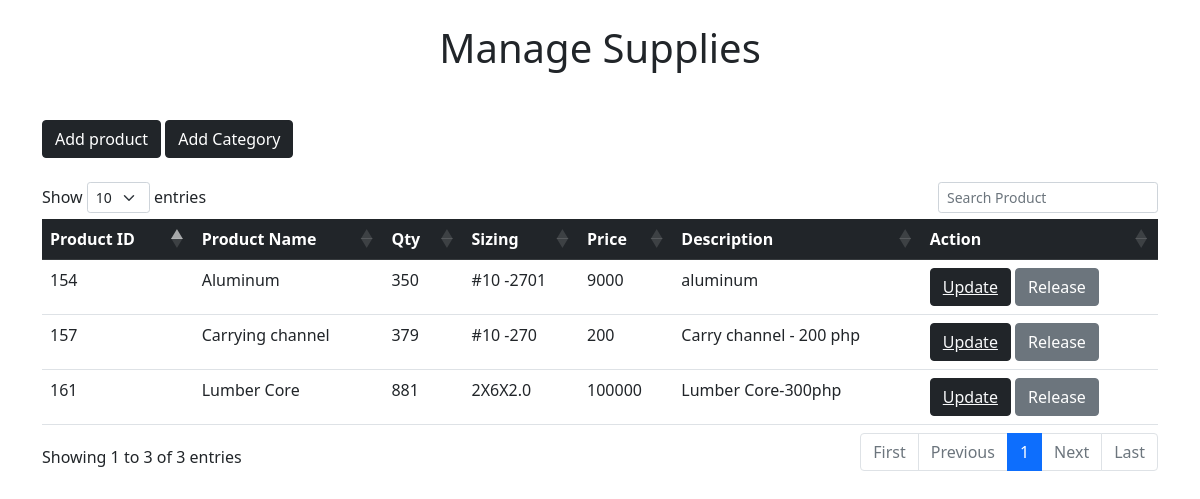
Screenshot of /reserve/stocks.php with the database file from the repository.
### tables this page shows
CREATE TABLE `stock` (
  `id` int(11) NOT NULL,
  `product_id` varchar(50) NOT NULL,
  `category_id` int(11) NOT NULL,
  `product_name` varchar(50) NOT NULL,
  `qty` int(11) NOT NULL,
  `sizing` varchar(50) NOT NULL,
  `description` text NOT NULL,
  `prc` int(11) NOT NULL,
  `image_url` varchar(50) NOT NULL
);

### reserve/stocks.php (the view, shortened to what this page needs)
<?php include'database/db.php';
?>
<!DOCTYPE html>
<html>
<head>
	<link href="https://cdn.jsdelivr.net/npm/bootstrap@5.1.3/dist/css/bootstrap.min.css" rel="stylesheet">
  <link rel="stylesheet" type="text/css" href="https://cdn.datatables.net/1.11.3/css/dataTables.bootstrap5.min.css">
</head>
<body>
<div class="container">
<form method="POST" action="" class="needs-validation" novalidate>
<h1 class="text-center my-4">Manage Supplies</h1>
<button type="button" class="btn btn-dark" data-bs-toggle="modal" data-bs-target="#staticBackdrop">
  Add product
</button>
<button type="button" class="btn btn-dark my-4" data-bs-toggle="modal" data-bs-target="#category">
  Add Category
</button>
</form>
<table class="table" id="tebol">
  <thead class="table-dark">
    <tr>
      <th>Product ID</th>
    	<th>Product Name</th>
    	<th>Qty</th>
    	<th>Sizing</th>
      <th>Price</th>
    	<th>Description</th>
      <th>Action</th>
    </tr>
  </thead>
  <tbody>
	<?php
	$sql="SELECT * FROM `stock`";
  $result = $conn->query($sql);
  if($result->num_rows>0){
    while ($row=$result->fetch_assoc()){
      $id=$row['id'];
      $pname=$row['product_name'];
      $qty=$row['qty'];
      $size=$row['sizing'];
      $description=$row['description'];
      $price=$row['prc'];
     echo '<tr>
     <td>'.$id.'</td>
      <td>'.$pname.'</td>
       <td>'.$qty.'</td>
       <td>'.$size.'</td>
       <td>'.$price.'</td>
        <td>'.$description.'</td>
        <td>
      <button class="btn btn-dark"><a class="text-light" href="stock_update.php?updateid='.$id.'">Update</a></button>
      <button class="btn btn-secondary editbtn">Release</button>
      </td>
      </tr>';
    }
  }else{
    die(mysqli_error($conn));
  }
	?>
  </tbody>
</table>
</div>
</body>
</html>

### rows the page displays
stock: id "154", product_name "Aluminum", qty "350", sizing "#10 -2701", prc "9000", description "aluminum"
stock: id "157", product_name "Carrying channel", qty "379", sizing "#10 -270", prc "200", description "Carry channel - 200 php"
stock: id "161", product_name "Lumber Core", qty "881", sizing "2X6X2.0", prc "100000", description "Lumber Core-300php"
